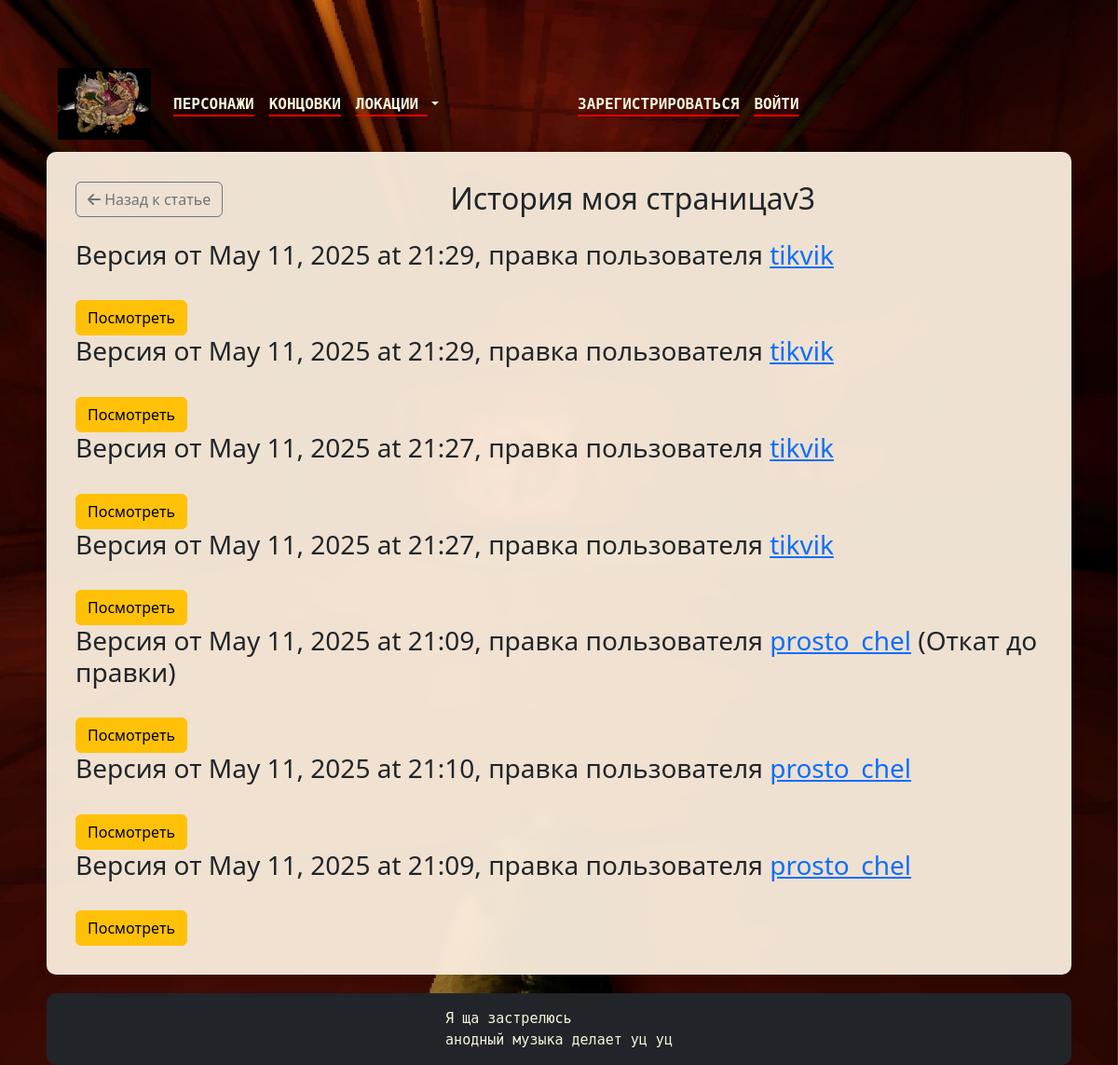
/pages/1/history, run on the app's committed database.
### data/history_pages.py (models this page shows, shortened)
class HistoryPage(SqlAlchemyBase, UserMixin, SerializerMixin):
    __tablename__ = "history_pages"
    id = sqlalchemy.Column(sqlalchemy.Integer, primary_key=True, autoincrement=True)
    title = sqlalchemy.Column(sqlalchemy.String(120))
    content = sqlalchemy.Column(sqlalchemy.Text, nullable=True)
    modified_date = sqlalchemy.Column(sqlalchemy.DateTime, default=datetime.datetime.now)
    is_rollback = sqlalchemy.Column(sqlalchemy.Boolean, default=False)
    categories = orm.relationship("Category",
                                  secondary="history_association", back_populates="history_pages")
    user_id = sqlalchemy.Column(sqlalchemy.Integer, sqlalchemy.ForeignKey("users.id"))
    page_id = sqlalchemy.Column(sqlalchemy.Integer, sqlalchemy.ForeignKey("pages.id"))
    page = orm.relationship('Page', back_populates='history_versions')
    user = orm.relationship('User', back_populates='edits')

### data/users.py (models this page shows, shortened)
class User(SqlAlchemyBase, UserMixin, SerializerMixin):
    __tablename__ = "users"
    id = sqlalchemy.Column(sqlalchemy.Integer, primary_key=True, autoincrement=True)
    username = sqlalchemy.Column(sqlalchemy.String(60), unique=True)
    email = sqlalchemy.Column(sqlalchemy.String(120),  unique=True, nullable=True)
    image_file = sqlalchemy.Column(sqlalchemy.String(120))
    about = sqlalchemy.Column(sqlalchemy.String(300), nullable=True)
    hashed_password = sqlalchemy.Column(sqlalchemy.String)
    role = sqlalchemy.Column(sqlalchemy.String, default='user')
    created_date = sqlalchemy.Column(sqlalchemy.DateTime, default=datetime.datetime.now)
    edits = orm.relationship("HistoryPage", back_populates='user')
    files = orm.relationship("Uploads", back_populates='user')

### main.py (the view)
@pages.route('/pages/<id_slug:id>/history', methods=['GET', 'POST'])
def page_history(id):
    db_sess = db_session.create_session()
    page = db_sess.query(Page).filter(Page.id == id).first()
    if page:
        curr_old_pages = page.history_versions
    else:
        abort(404)
    return render_template('history_of_page.html', title=f'История {page.title}', versions=list(reversed(curr_old_pages)))

### data/db_session.py (called while the page is built)
def create_session() -> Session:
    global __factory
    return __factory()

### data/slug_conventer.py (called while the page is built)
    def to_python(self, value):
        id, slug = (value.split('/') + [None])[:2]
        return int(id)

    def to_url(self, value):
        raw = str(value) if self.attr is None else getattr(value, self.attr, '')
        slug = slugify(raw)[:self.length].rstrip('-')
        return '{}/{}'.format(value.id, slug).rstrip('/')

### templates/history_of_page.html (shortened to what this page needs)
{% extends "base.html" %}
{% block content %}
<div class="d-flex justify-content-between align-items-center mb-4">
  <a href="{{ url_for('pages.show_page', id=versions[0].page) if versions else '#' }}" class="btn btn-outline-secondary">
    <i class="fas fa-arrow-left"></i> Назад к статье
  </a>
  <h2 class="mb-0">{{ title }}</h2>
</div>
{% for vers in versions %}
    <h3>Версия от {{vers.modified_date.strftime('%B %d, %Y at %H:%M')}}, правка пользователя
    {% if vers.user %}
        <a href="{{ url_for("users.show_user", id=vers.user) }}">{{ vers.user.username}}</a>
    {% else %}
        unknown user
    {% endif %}
    {% if vers.is_rollback%}(Откат до правки){% endif %}
</h3>
<br>
<div>
    <a href="{{url_for('pages.show_old_page', old_id=vers)}}" class="btn btn-warning">Посмотреть</a>
</div>
{% endfor %}
{% endblock %}

### static/css/style.css (style rules this page uses)
* { margin: 0; padding: 0; }
html, body { height: 100%; }

### data on the page
HistoryPage: modified_date "May 11, 2025 at 21:29", user.username "tikvik"
HistoryPage: modified_date "May 11, 2025 at 21:29", user.username "tikvik"
HistoryPage: modified_date "May 11, 2025 at 21:27", user.username "tikvik"
HistoryPage: modified_date "May 11, 2025 at 21:27", user.username "tikvik"
HistoryPage: modified_date "May 11, 2025 at 21:09", user.username "prosto_chel", is_rollback "(Откат до правки)"
HistoryPage: modified_date "May 11, 2025 at 21:10", user.username "prosto_chel"
HistoryPage: modified_date "May 11, 2025 at 21:09", user.username "prosto_chel"

### other printed values
{{ title }} "История моя страницаv3"
